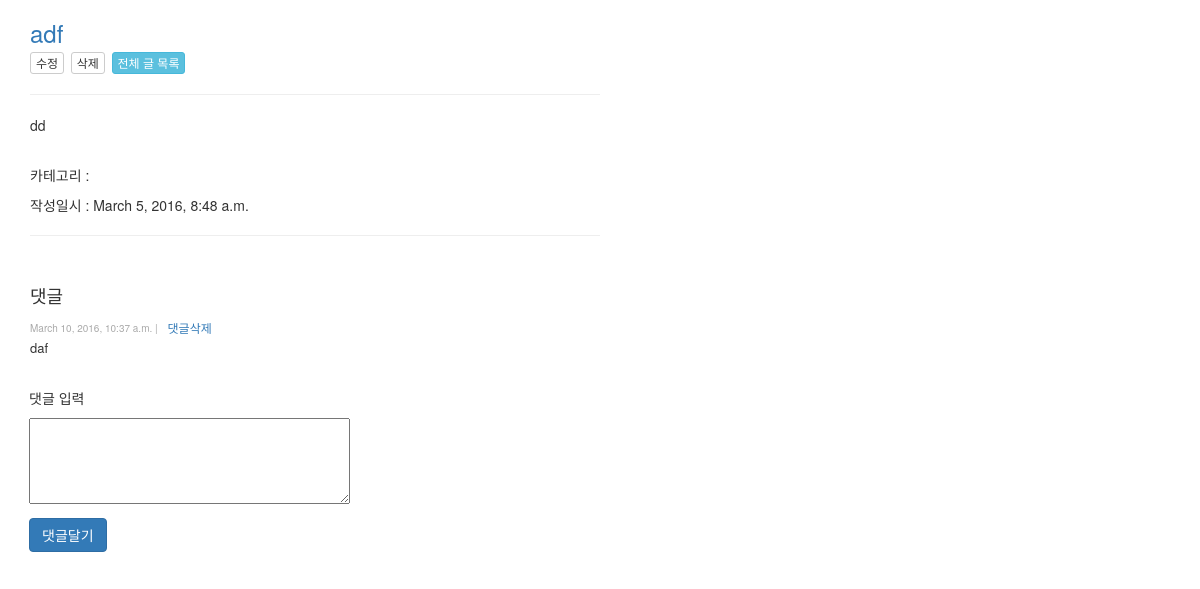
The page /post/29/ on the database its author committed.
### blog/models.py (models this page shows, shortened)
class Post(models.Model):
    user = models.ForeignKey(settings.AUTH_USER_MODEL) # 유저만이 글을 쓸 수 있음
    title = models.CharField(max_length = 200, db_index = True)
    content = models.TextField() # 제한이 없는 아주 큰 문자열
    created_at = models.DateTimeField(auto_now_add = True) # 처음 데이터가 들어갈때 생성 일시가 자동으로 들어가도록
    updated_at = models.DateTimeField(auto_now = True) # 저장 시점의 일시 정보를 입력
    tags = models.ManyToManyField('Tag', blank = True) # 'Tag' 모델 클래스의 이름을 문자열로 하는 이유는 장고가 나중에 처리하도록 하기 위해서. 문자열이 아닐 경우 Post 클래스보다 앞에 있어야 함.
    category = models.ForeignKey(Category, null = True, blank = False) # null은 db에서 사용하는 것 blank는 폼에서 사용하는 것
    is_model_field = False
    class Meta: # 디폴트 정렬 기준 설정 - 가장 최근글 우선
        ordering = ('-created_at', '-pk')

class Comment(models.Model):
    post = models.ForeignKey(Post)
    content = models.TextField()
    created_at = models.DateTimeField(auto_now_add = True)
    updated_at = models.DateTimeField(auto_now = True)

### blog/views.py (the view, shortened to what this page needs)
# urls.py: url(r'^post/(?P<pk>[0-9]+)/$', blog_views.view_post, name='view_post'),
def view_post(request, pk):
    the_post = get_object_or_404(Post, pk=pk)
    the_comment = Comment.objects.filter(post=the_post)
    if request.method == 'GET':
        pass
    return render(request, 'view_post.html', {
        'post': the_post,
        'comment' : the_comment,
    })

### blog/templates/view_post.html (shortened to what this page needs)
{% extends 'blog_layout.html' %}
{% load bootstrap3 %}
{% block content %}
<div class="post_container">
    <div>
        <h3><a href="{% url 'view_post' pk=post.pk %}">{{ post.title }}</a><br>
          <a href="{% url 'edit_post' pk=post.pk %}">
              <button type="button" class="btn btn-default btn-xs">수정</button>
          </a>
          <a href="{% url 'delete_post' pk=post.pk %}">
              <button type="button" class="btn btn-default btn-xs">삭제</button>
          </a>
          <a href="{% url 'list_posts' %}">
              <button type="button" class="btn btn-info btn-xs">전체 글 목록</button>
          </a>
          <hr width="50%" align="left" />
      </div>
    <div class="post_content">
        <p>{{ post.content | linebreaks | default:"내용 없음."  }}</p>
    </div><br>
    <div>
        <p>카테고리 : {{ post.category.cat }}</p>
        <p>작성일시 : {{ post.created_at }}</p>
    </div>
    <hr width="50%" align="left" />
</div>
{% with comments=post.comment_set.all %}
    {% include 'list_comments.html' %}
{% endwith %}<br>
<form method="POST" action="" class="form-horizontal">
    <div class="form-group form-group-sm">
        <p>&emsp;댓글 입력</p>
        <p>
        &emsp;<textarea rows="4" cols="40" name="content"></textarea>
        </p>
        <p>
        &emsp;{% bootstrap_button "댓글달기" button_type="submit" button_class="btn-primary" %}
        </p>
    </div>
</form>
{% endblock %}

### blog/templates/list_comments.html
<div class="comment_container">
  <br><h4>댓글</h4>
    {% for comment in comments %}
    <div>
        <div style="display:inline" class="comment_info">{{ comment.user }} <font color=darkgrey size=1>{{ comment.created_at }} |</font></div>
        <a href="{% url 'delete_comment' pk=comment.pk %}">
            <button type="button" class="btn btn-link btn-xs">댓글삭제</button>
        </a>
        <div style="display:inline" class="comment_content"><font size=2>{{ comment.content | linebreaks }}</font></div>
    </div>
    {% empty %}
    <p><font size=2 color="darkgray">(댓글 없음)</font></p>
    {% endfor %}
</div>

### rows shown on the page
Post: title "adf", content "dd", created_at "March 5, 2016, 8:48 a.m."
Comment: created_at "March 10, 2016, 10:37 a.m.", content "daf"
